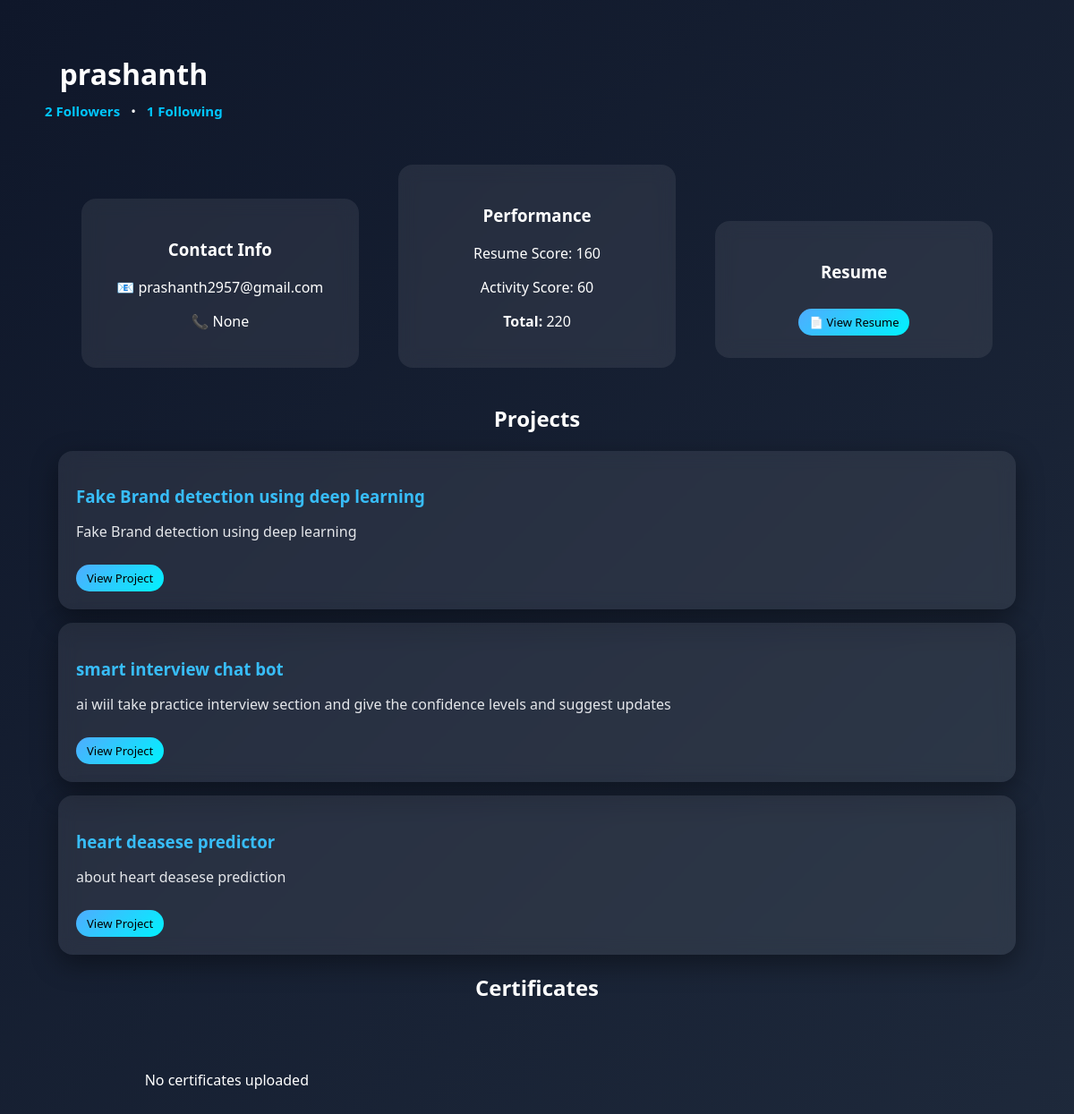
The page /candidate/1 (signed in) on the database its author committed.
### tables this page shows
CREATE TABLE users(
 id INTEGER PRIMARY KEY AUTOINCREMENT,
 name TEXT,
 email TEXT UNIQUE,
 password TEXT
, phone TEXT, linkedin TEXT, github TEXT, resume_score INTEGER DEFAULT 0, activity_score INTEGER DEFAULT 0, resume_file TEXT);

CREATE TABLE projects(
 id INTEGER PRIMARY KEY AUTOINCREMENT,
 user_id INTEGER,
 title TEXT,
 description TEXT,
 link TEXT,
 created_at TEXT
);

### app.py (the view, shortened to what this page needs)
@app.route("/candidate/<int:user_id>")
def candidate_profile(user_id):
    conn = get_db()
    user = conn.execute("""
        SELECT name,email,phone,linkedin,github,resume_score,activity_score,resume_file
        FROM users WHERE id=?
    """, (user_id,)).fetchone()
    if not user:
        conn.close()
        return "User not found"
    viewer = session.get("user_id")
    is_following = False
    can_view = False
    if viewer == user_id:
        can_view = True
    projects = []
    certificates = []
    if can_view:
        projects = conn.execute("""
            SELECT title,description,link
            FROM projects
            WHERE user_id=?
            ORDER BY id DESC
        """, (user_id,)).fetchall()
        certificates = [
            f for f in os.listdir(UPLOAD_FOLDER)
            if f.startswith(f"user_{user_id}_")
        ]
    followers_count = conn.execute("""
        SELECT COUNT(*) FROM connections WHERE following_id=?
    """, (user_id,)).fetchone()[0]
    following_count = conn.execute("""
        SELECT COUNT(*) FROM connections WHERE follower_id=?
    """, (user_id,)).fetchone()[0]
    conn.close()
    return render_template(
        "candidate_profile.html",
        user=user,
        projects=projects,
        certificates=certificates,
        followers_count=followers_count,
        following_count=following_count,
        user_id=user_id,
        can_view=can_view,
        is_following=is_following
    )

### app.py (called while the page is built)
def get_db():
    return sqlite3.connect(DB_PATH, check_same_thread=False)

### templates/candidate_profile.html (shortened to what this page needs)
<!DOCTYPE html>
<html>
<head>
  <link rel="stylesheet" href="/static/css/style.css">
</head>
<body>
<div class="container">
  <div class="profile-header">
    <div class="profile-left">
      <h1 class="profile-name">{{ user[0] }}</h1>
      <div class="follow-bar">
        <a href="/followers/{{ user_id }}" class="follow-link">
          <strong>{{ followers_count }}</strong> Followers
        </a>
        <span class="dot">•</span>
        <a href="/following/{{ user_id }}" class="follow-link">
          <strong>{{ following_count }}</strong> Following
        </a>
      </div>
    </div>
  </div>
  <div class="card">
    <h3>Contact Info</h3>
    <p>📧 {{ user[1] }}</p>
    <p>📞 {{ user[2] }}</p>
  </div>
  <div class="card">
    <h3>Performance</h3>
    <p>Resume Score: {{ user[5] }}</p>
    <p>Activity Score: {{ user[6] }}</p>
    <p><b>Total:</b> {{ user[5] + user[6] }}</p>
  </div>
  {% if user[7] %}
    <div class="card">
      <h3>Resume</h3>
      <a href="/static/resumes/{{ user[7] }}" target="_blank" class="proj-btn">
        📄 View Resume
      </a>
    </div>
  {% else %}
    <p class="muted-text"><i>No resume uploaded</i></p>
  {% endif %}
  <h2>Projects</h2>
  {% if can_view %}
    {% if projects %}
      {% for p in projects %}
        <div class="proj-card">
          <h3>{{ p[0] }}</h3>
          <p>{{ p[1] }}</p>
          {% if p[2] %}
            <a href="{{ p[2] }}" target="_blank" class="proj-btn">View Project</a>
          {% endif %}
        </div>
      {% endfor %}
    {% else %}
      <p>No projects added</p>
    {% endif %}
  {% else %}
    <div class="card">
      <p>🔒 Follow this user to view projects</p>
    </div>
  {% endif %}
  <h2>Certificates</h2>
  {% if can_view %}
    <div class="gal-grid">
      {% if certificates %}
        {% for c in certificates %}
          {% if c.endswith('.pdf') %}
            <embed src="/static/uploads/{{ c }}" class="gal-pdf">
          {% else %}
            <img src="/static/uploads/{{ c }}" class="gal-img">
          {% endif %}
        {% endfor %}
      {% else %}
        <p>No certificates uploaded</p>
      {% endif %}
    </div>
  {% else %}
    <div class="card">
      <p>🔒 Follow this user to view certificates</p>
    </div>
  {% endif %}
</div>
</body>
</html>

### static/css/style.css (style rules this page uses)
body { margin: 0; font-family: 'Segoe UI', sans-serif; background: linear-gradient(135deg, #0f172a, #1e293b); color: #fff; }
.container { max-width: 1100px; margin: auto; padding: 40px; text-align: center; }
.card { background: rgba(255,255,255,0.08); backdrop-filter: blur(10px); border-radius: 16px; padding: 25px; margin: 20px; display: inline-block; width: 260px; transition: 0.4s; transform-style: preserve-3d; }
h1 { font-size: 48px; margin-bottom: 10px; }
.proj-card { background: linear-gradient(135deg, #ffffff, #f7f9fc); padding: 22px; border-radius: 14px; box-shadow: 0 10px 25px rgba(0,0,0,0.08); text-align: left; transition: transform 0.3s ease, box-shadow 0.3s ease; }
.proj-card h3 { margin-bottom: 10px; color: #222; }
.proj-btn { background: linear-gradient(135deg, #667eea, #764ba2); color: white; padding: 6px 12px; border-radius: 20px; font-size: 13px; text-decoration: none; transition: opacity 0.2s ease; }
.gal-grid { display: grid; grid-template-columns: repeat(auto-fit, minmax(240px, 1fr)); gap: 25px; }
.gal-grid { display:grid; grid-template-columns: repeat(auto-fill,minmax(250px,1fr)); gap:20px; }
.gal-grid { display:grid;grid-template-columns:repeat(auto-fill,minmax(250px,1fr));gap:20px }
.gal-grid { display:grid; grid-template-columns:repeat(auto-fill,minmax(250px,1fr)); gap:20px; padding:40px; }
.proj-card { background: rgba(255,255,255,0.08); backdrop-filter: blur(10px); border-radius: 16px; padding: 20px; margin: 15px; box-shadow: 0 10px 30px rgba(0,0,0,0.4); color: #ffffff; }
.proj-card h3 { color: #38bdf8; }
.proj-card p { color: #e5e7eb; }
.proj-btn { display: inline-block; margin-top: 10px; background: linear-gradient(135deg, #4facfe, #00f2fe); color: #000 !important; padding: 6px 12px; border-radius: 20px; font-size: 13px; text-decoration: none; }
.profile-header { display: flex; justify-content: space-between; align-items: center; margin-bottom: 10px; }
.profile-header { display: flex; justify-content: space-between; align-items: center; margin-bottom: 30px; }
.profile-name { margin-bottom: 6px; }
.follow-bar { display: flex; align-items: center; gap: 12px; font-size: 15px; color: #e5e7eb; }
.follow-link { color: #38bdf8; text-decoration: none; font-weight: 600; }
.dot { color: #94a3b8; }
.profile-header { display: flex; justify-content: space-between; align-items: center; margin-bottom: 30px; flex-wrap: wrap; }
.profile-name { color: white; font-size: 32px; margin-bottom: 10px; }
.follow-bar { display: flex; align-items: center; gap: 12px; margin-top: 8px; }
.follow-link { color: #00c6ff; text-decoration: none; font-weight: bold; }
.dot { color: white; }

### rows shown on the page
users: name "prashanth", email "prashanth2957@gmail.com", resume_score "160", activity_score "60", user[5]+user[6] "220"
projects: title "Fake Brand detection using deep learning", description "Fake Brand detection using deep learning"
projects: title "smart interview chat bot", description "ai wiil take practice interview section and give the confidence levels and suggest updates"
projects: title "heart deasese predictor", description "about heart deasese prediction"

### other values the page prints
{{ followers_count }} "2"
{{ following_count }} "1"
{{ user[2] }} "None"
